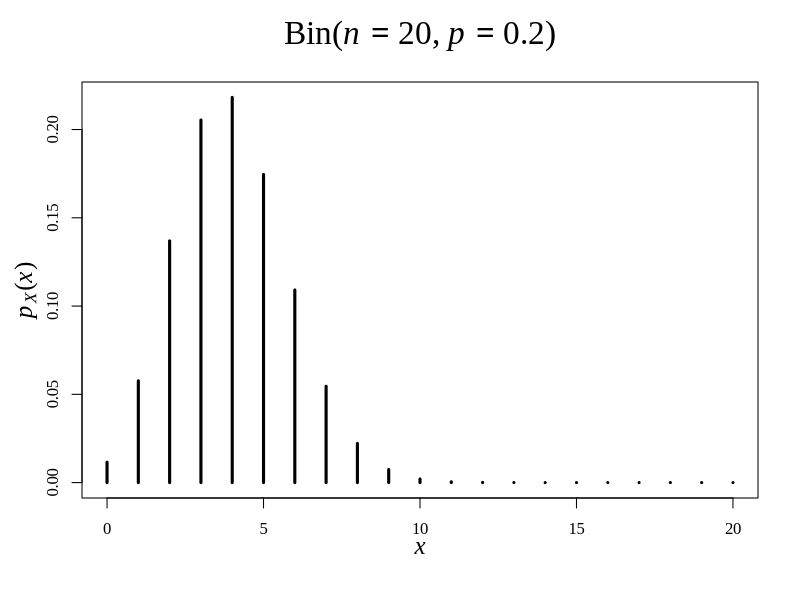
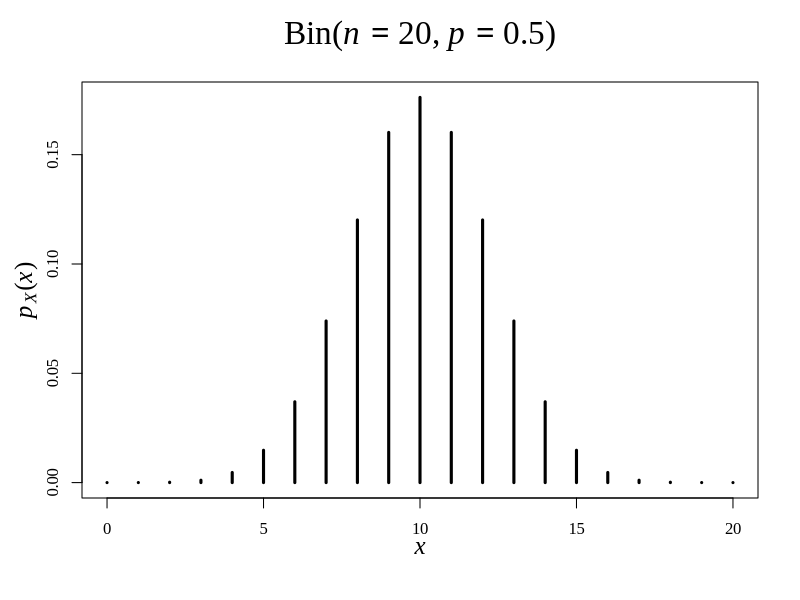
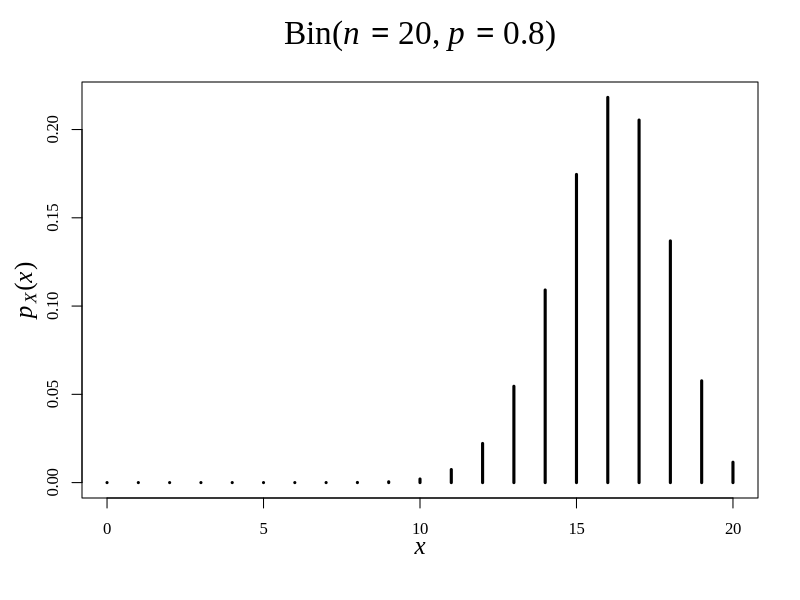
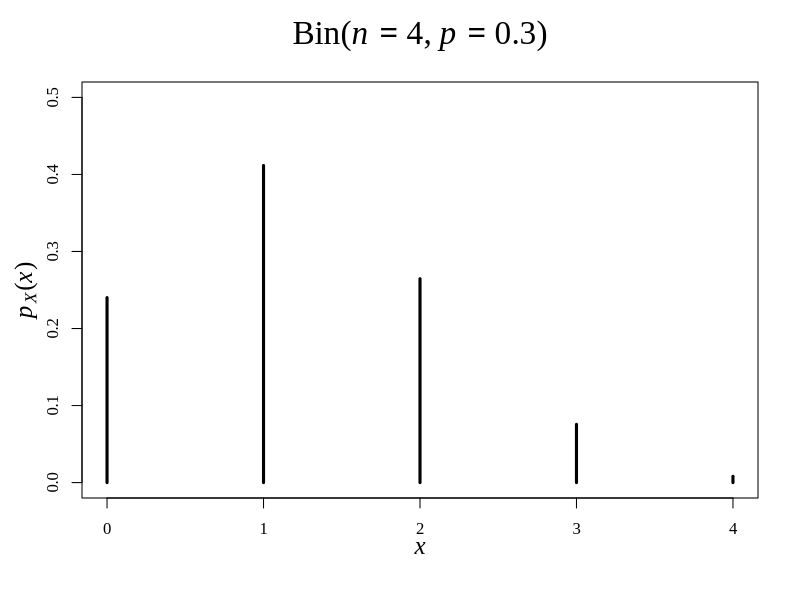
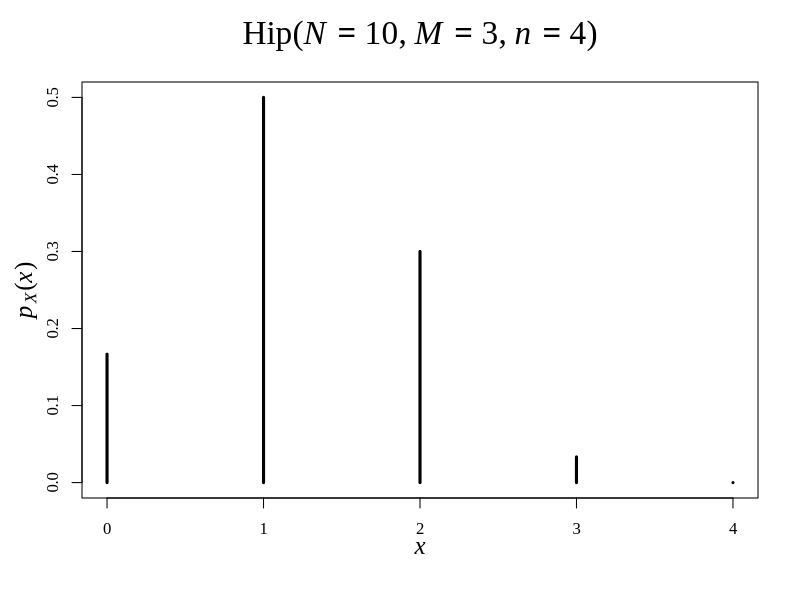
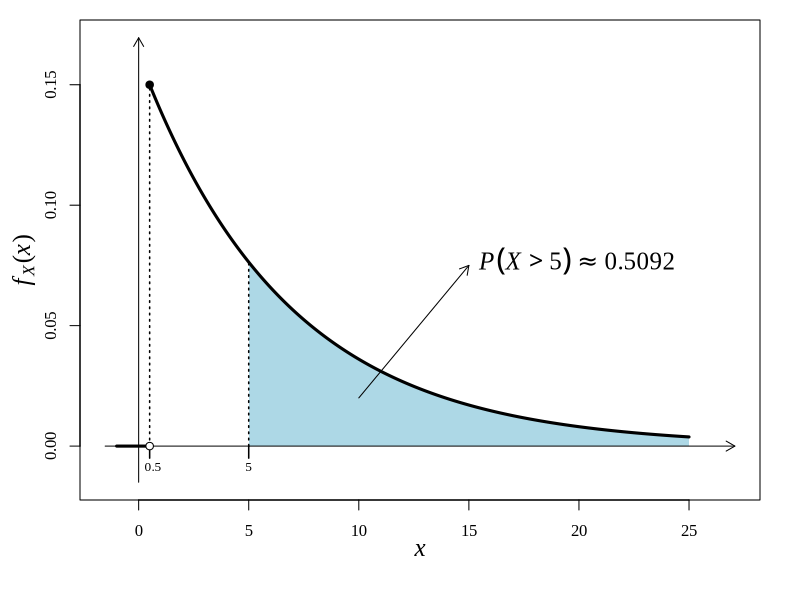
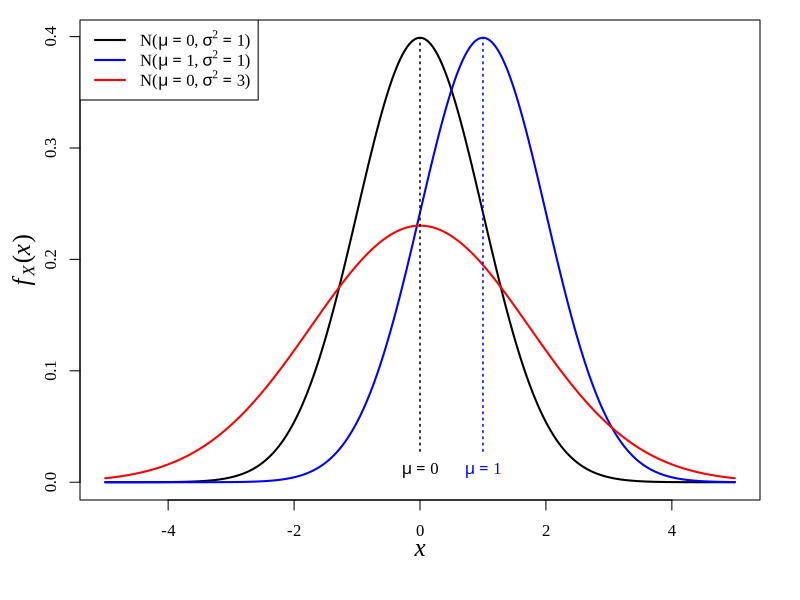

Recreate these plots in R, in order.
## ---- chunk 1
n <- 20; x <- 0:n; p <- 0.2
par(family = "Times New Roman")
plot(x, dbinom(x = x, size = n, prob = p), type='h', xlab='', ylab='', main='', lwd=3)
mtext(text = expression(italic(x)), side = 1, line = 2, cex=1.5)
mtext(text = expression(italic(p)[italic(X)]*"("*italic(x)*")"), side = 2, line = 2, cex=1.5)
mtext(text = bquote(paste("Bin(",italic(n)==.(n),', ',italic(p)==.(p),")")), side = 3, line = 1.3, cex = 2)
## ---- chunk 2
n <- 20; x <- 0:n; p <- 0.5
par(family = "Times New Roman")
plot(x, dbinom(x = x, size = n, prob = p), type='h', xlab='', ylab='', main='', lwd=3)
mtext(text = expression(italic(x)), side = 1, line = 2, cex=1.5)
mtext(text = expression(italic(p)[italic(X)]*"("*italic(x)*")"), side = 2, line = 2, cex=1.5)
mtext(text = bquote(paste("Bin(",italic(n)==.(n),', ',italic(p)==.(p),")")), side = 3, line = 1.3, cex = 2)
## ---- chunk 3
n <- 20; x <- 0:n; p <- 0.8
par(family = "Times New Roman")
plot(x, dbinom(x = x, size = n, prob = p), type='h', xlab='', ylab='', main='', lwd=3)
mtext(text = expression(italic(x)), side = 1, line = 2, cex=1.5)
mtext(text = expression(italic(p)[italic(X)]*"("*italic(x)*")"), side = 2, line = 2, cex=1.5)
mtext(text = bquote(paste("Bin(",italic(n)==.(n),', ',italic(p)==.(p),")")), side = 3, line = 1.3, cex = 2)
## ---- chunk 4
M <- 3; N <- 10; n <- 4; x <- 0:n
y1 <- dbinom(x, n, M/N)
y2 <- dhyper(x, M, N-M, n)
MM <- max(y1,y2)
par(family = "Times New Roman")
plot(x, y1, type='h', xlab='', ylab='', main='', lwd=3, ylim=c(0,MM))
mtext(text = expression(italic(x)), side = 1, line = 2, cex=1.5)
mtext(text = expression(italic(p)[italic(X)]*"("*italic(x)*")"), side = 2, line = 2, cex=1.5)
mtext(text = bquote(paste("Bin(",italic(n)==.(n),', ',italic(p)==.(M/N),")")), side = 3, line = 1.3, cex = 2)
plot(x, y2, type='h', xlab='', ylab='', main='', lwd=3, ylim=c(0,MM))
mtext(text = expression(italic(x)), side = 1, line = 2, cex=1.5)
mtext(text = expression(italic(p)[italic(X)]*"("*italic(x)*")"), side = 2, line = 2, cex=1.5)
mtext(text = bquote(paste("Hip(",italic(N)==.(N),', ',italic(M)==.(M),', ',italic(n)==.(n),")")), side = 3, line = 1.3, cex = 2)
## ---- chunk 5
MM <- 25
x <- seq(-1,MM,0.01)
y <- as.numeric(x >= 0.5)*0.15*exp(-0.15*(x-0.5))
par(family = "Times New Roman", mar=c(5,4,1,2))
plot(x[x<0.5], y[x<0.5], type='n', xlab='', ylab='', main='', lwd=3,
     ylim=range(y)+c(-.1*diff(range(y)),.13*diff(range(y))),
     xlim=range(x)+c(-.02*diff(range(x)),.08*diff(range(x))))
polygon(x=c(5, 5, x[x > 5], MM),
        y=c(0, 0.15*exp(-0.675), y[x > 5], 0), col='lightblue', border=NA)
arrows(y0 = min(y)-.1*diff(range(y)), y1 = max(y)+.13*diff(range(y)), x0=0, x1=0, length = .1)
arrows(x0 = min(x)-.02*diff(range(x)), x1 = max(x)+.08*diff(range(x)), y0=0, y1=0, length = .1)
arrows(x0 = 10, x1 = 15, y0=0.02, y1=0.075, length = .1)
text(x=15, y=.075, labels=expression(italic(P)(italic(X) > 5)%~~%0.5092), pos = 4, cex=1.5)
lines(x[x >= 0.5], y[x >= 0.5], lwd=3)
lines(x[x < 0.5], y[x < 0.5], lwd=3)
lines(c(5, 5), c(0, 0.15*exp(-0.675)), lty=3, lwd=1.5)
lines(c(.5, .5), c(0, 0.15), lty=3, lwd=1.5)
lines(c(.5, .5), c(0, -0.005), lwd=1.5)
text(x=0.5, y=-0.007, labels = '0.5', adj=c(0.3,1), cex=.8)
lines(c(5, 5), c(0, -0.005), lwd=1.5)
text(x=5, y=-0.007, labels = '5', adj=c(0.5,1), cex=.8)
points(x=c(0.5, 0.5), y=c(0, 0.15), pch=c(21,21), bg=c('white','black'))
mtext(text = expression(italic(x)), side = 1, line = 2, cex=1.5)
mtext(text = expression(italic(f)[italic(X)]*"("*italic(x)*")"), side = 2, line = 2, cex=1.5)
## ---- chunk 6
MM <- 25
x <- seq(-5,5,0.01)
mu1 <- 0
mu2 <- 1
s2_1 <- 1
s2_2 <- 3
y1 <- dnorm(x = x, mean = mu1, sd = sqrt(s2_1))
y2 <- dnorm(x = x, mean = mu2, sd = sqrt(s2_1))
y3 <- dnorm(x = x, mean = mu1, sd = sqrt(s2_2))
M_y <- max(y1, y2, y3)

par(family = "Times New Roman", mar=c(5,4,1,2))
plot(x, y1, type='n', xlab='', ylab='', main='', lwd=3,
     ylim=c(0, M_y))
lines(x, y1, lwd=2)
lines(x, y2, lwd=2, col='blue')
lines(x, y3, lwd=2, col='red')
mtext(text = expression(italic(x)), side = 1, line = 2, cex=1.5)
mtext(text = expression(italic(f)[italic(X)]*"("*italic(x)*")"), side = 2, line = 2, cex=1.5)
legend('topleft',
       legend = as.expression(list(
         bquote(paste("N(",italic(mu)==.(mu1),', ',italic(sigma)^2==.(s2_1),")")),
         bquote(paste("N(",italic(mu)==.(mu2),', ',italic(sigma)^2==.(s2_1),")")),
         bquote(paste("N(",italic(mu)==.(mu1),', ',italic(sigma)^2==.(s2_2),")")))),
       col = c('black','blue','red'), lty=1, lwd=2
       )
lines(x=c(mu1,mu1), y=c(.07*M_y, M_y), lty=3, lwd=1.5)
text(x = mu1, y=.06*M_y, labels=bquote(italic(mu)==.(mu1)), pos=1)
lines(x=c(mu2,mu2), y=c(.07*M_y, M_y), lty=3, lwd=1.5, col='blue')
text(x = mu2, y=.06*M_y, labels=bquote(italic(mu)==.(mu2)), pos=1, col='blue')
